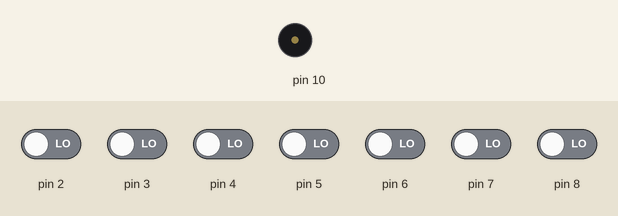
Simulated run of this sketch. Board: Arduino Uno, built with avr-gcc and run on an emulated ATmega328P. Parts: buzzer (waves = sounding). The test bench sets the inputs (shaded band); at power-on: pin 2–8 LOW.

Above: at 1.2 s.
1.3 s: pin 2 driven HIGH
At 2.4 s:
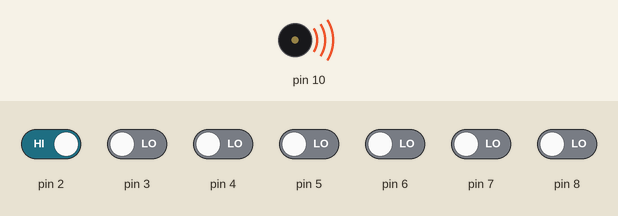
Timing chart, 0 to 4.3 s (numbered marks = the images above; inputs shaded):
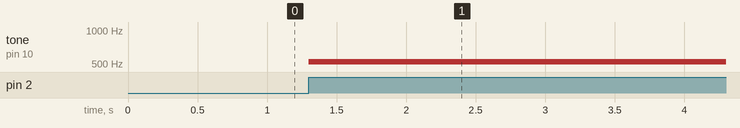

Measured:
- after the input at 1.3 s, tone on pin 10: silent → 523 Hz at once

The sketch:

3.1.2-tone2.ino
```cpp
/*
使用蜂鸣器与按键制作简易电子琴
奈何col
www.arduino.cn
*/
#include "pitches.h"

void setup() {
  // 初始化按键模块连接引脚
  pinMode(2,INPUT);
  pinMode(3,INPUT);
  pinMode(4,INPUT);
  pinMode(5,INPUT);
  pinMode(6,INPUT);
  pinMode(7,INPUT);
  pinMode(8,INPUT);
}

void loop() {
  // 依次读出各按键模块状态
  // 如果按键被按下，则发出相应的音色
  if(digitalRead(2)){
    tone(10, NOTE_C5,10); //Do(523Hz)
  }
  if(digitalRead(3)){
    tone(10, NOTE_D5,10); // Re (587Hz),
  }
  if(digitalRead(4)){
    tone(10, NOTE_E5, 10); // Mi(659Hz)
  }
  if(digitalRead(5)){
    tone(10, NOTE_F5, 10); //Fa(698Hz)
  }
  if(digitalRead(6)){
    tone(10, NOTE_G5, 10); //So(784Hz)
  }
  if(digitalRead(7)){
    tone(10, NOTE_A5, 10); //La(880Hz)
  }
  if(digitalRead(8)){
    tone(10, NOTE_B5, 10); //Si(988Hz)
  }
}
```
